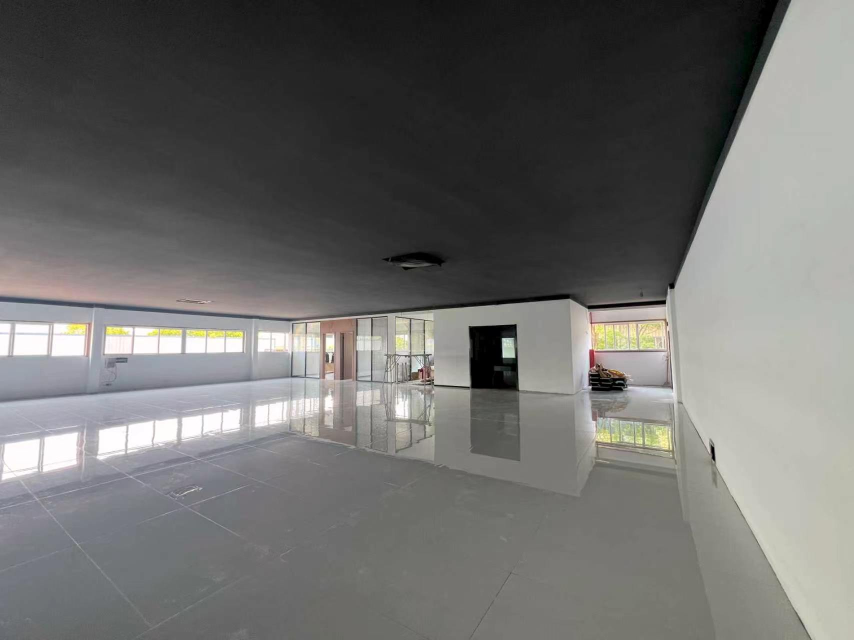
#> input picture fixtures/ningbo-xiecheng/2026-09/source/现场照片-01.jpg, 1707 x 1280 px (shown at 1/2 size)
$ python crop2.py '../fixtures/ningbo-xiecheng/2026-09/source/现场照片-01.jpg'
#> lines starting #> are read from the running program, lines starting #| are printed output that depends on the picture
import sys
from pathlib import Path
from PIL import Image

src = Path(sys.argv[1])
im = Image.open(src)
#> im is the input picture: PIL image 1707x1280 RGB; mean R, G, B 110.3, 110, 108.1
W, H = im.size
#> W = 1707; H = 1280
crops = {
    "z_corner": (0.265, 0.300, 0.340, 0.395),
    "z_bath": (0.635, 0.400, 0.785, 0.760),
    "z_arrival2": (0.02, 0.13, 0.20, 0.42),
    "z_south": (0.20, 0.45, 0.62, 0.62),
}
for name, (x0, y0, x1, y1) in crops.items():
    box = (int(x0 * W), int(y0 * H), int(x1 * W), int(y1 * H))
    part = im.crop(box)
    scale = min(6.0, 1300 / max(1, part.size[0]))
    part = part.resize((int(part.size[0] * scale), int(part.size[1] * scale)), Image.LANCZOS)
    p = src.parent / f"{name}.png"
    part.save(p)
    print(p, part.size)
#> this loop made 4 passes
#> pass 1, `part = im.crop(box)`:
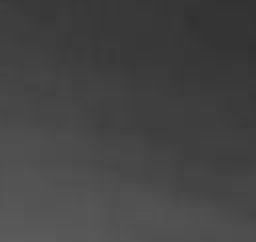
#> part: PIL image 128x121 RGB (shown 2 times larger); min 49, max 92, mean 67.7
#> pass 2, `part = im.crop(box)`:
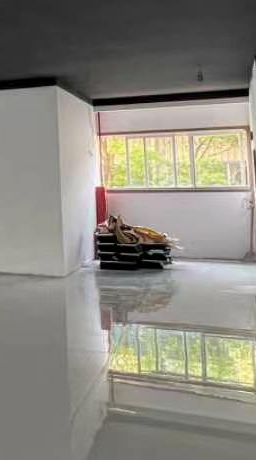
#> part: PIL image 256x460 RGB; mean R, G, B 137.2, 134.3, 125.5
#> after the loop:
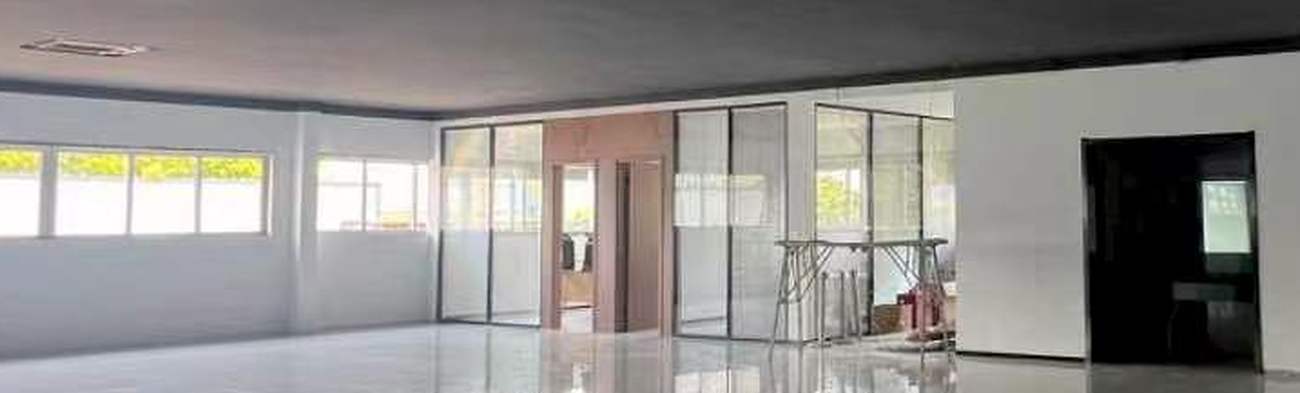
#> part: PIL image 1300x393 RGB; mean R, G, B 144.5, 142.1, 139

$ run again, on fixtures/ningbo-xiecheng/2026-09/source/现场照片-03.jpg
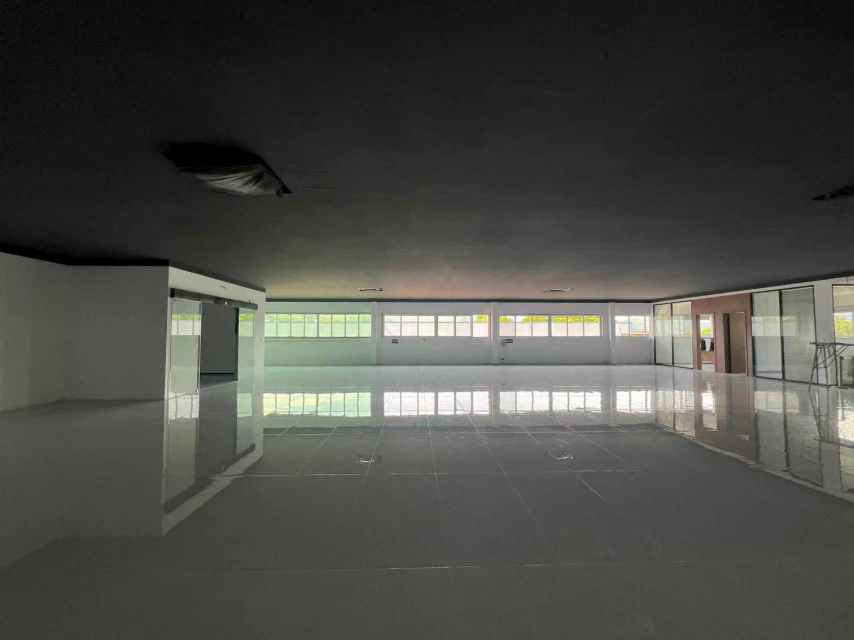
#> input picture fixtures/ningbo-xiecheng/2026-09/source/现场照片-03.jpg, 1707 x 1280 px (shown at 1/2 size)
#> im is the input picture: PIL image 1707x1280 RGB; mean R, G, B 73.9, 74.5, 70.3
#> the loop `for name, (x0, y0, x1, y1) in crops.items():` made 4 passes
#> pass 1, `part = im.crop(box)`:
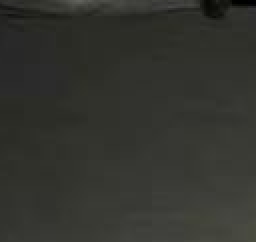
#> part: PIL image 128x121 RGB (shown 2 times larger); mean R, G, B 50.9, 51.8, 46.5
#> after the loop `for name, (x0, y0, x1, y1) in crops.items():`:
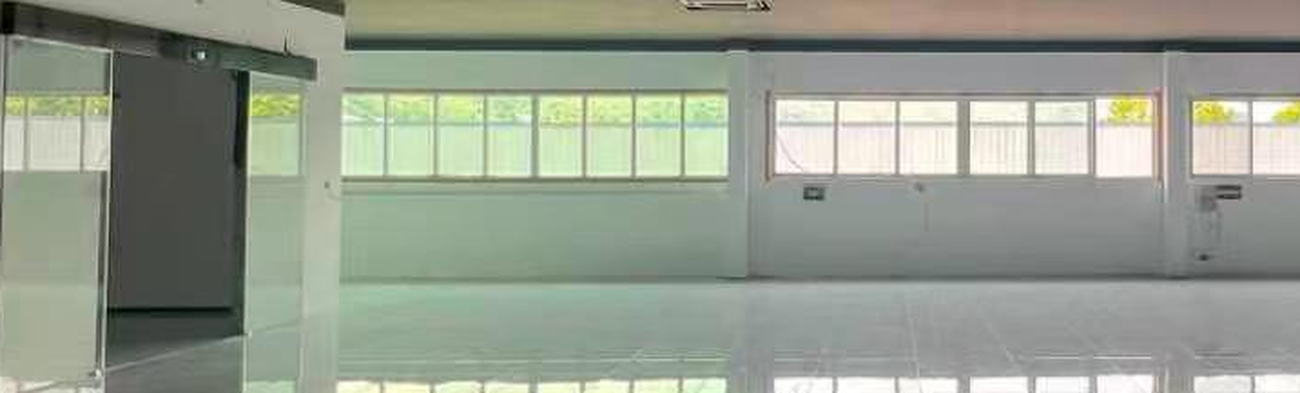
#> part: PIL image 1300x393 RGB; mean R, G, B 149.9, 156.5, 142.7
